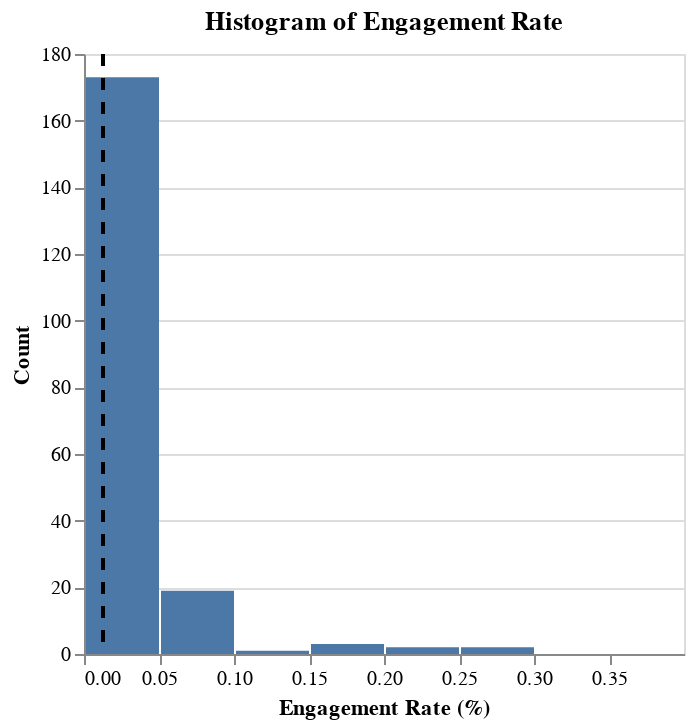

The notebook cell this image was saved under:
### Code cell
plt.rcParams['figure.figsize'] = (10, 8)
# v_line = alt.Chart(...).mark_rule(strokeDash = [6], size = 1.5).encode(
#     x = alt.datum(...)
# )

# insta_histogram_line = ... + ...
# ...

# Solution below
v_line = alt.Chart(insta_raw).mark_rule(strokeDash = [6], size = 1.5).encode(
    x = alt.datum(median)
)

insta_histogram_line = insta_histogram + v_line
insta_histogram_line

### Figure 1 — Vega-Lite specification as saved in the notebook (floating-point values rounded to 4 significant figures; data arrays with more than 128 entries replaced by an {"elided": "..."} marker saying what was removed)
{"config": {"view": {"continuousWidth": 300, "continuousHeight": 300}}, "layer": [{"mark": {"type": "bar"}, "encoding": {"x": {"bin": {}, "field": "Eng Rate", "title": "Engagement Rate (%)", "type": "quantitative"}, "y": {"aggregate": "count", "title": "Count", "type": "quantitative"}}, "title": "Histogram of Engagement Rate"}, {"mark": {"type": "rule", "size": 1.5, "strokeDash": [6]}, "encoding": {"x": {"datum": 0.0125}}}], "data": {"name": "data-7ed574a529bde5f7e53a66d66f089efd"}, "$schema": "https://vega.github.io/schema/vega-lite/v5.20.1.json", "datasets": {"data-7ed574a529bde5f7e53a66d66f089efd": {"elided": "200 records"}}}
